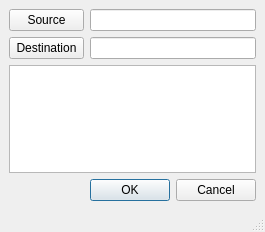
<?xml version="1.0" encoding="UTF-8"?>
<ui version="4.0">
 <class>wimport</class>
 <widget class="QMainWindow" name="wimport">
  <property name="geometry">
   <rect>
    <x>0</x>
    <y>0</y>
    <width>255</width>
    <height>232</height>
   </rect>
  </property>
  <property name="windowTitle">
   <string>Import Models</string>
  </property>
  <widget class="QWidget" name="centralwidget">
   <layout class="QGridLayout" name="gridLayout_2">
    <item row="0" column="0">
     <widget class="QPushButton" name="pb_source">
      <property name="minimumSize">
       <size>
        <width>0</width>
        <height>0</height>
       </size>
      </property>
      <property name="maximumSize">
       <size>
        <width>75</width>
        <height>16777215</height>
       </size>
      </property>
      <property name="text">
       <string>Source</string>
      </property>
     </widget>
    </item>
    <item row="0" column="1">
     <widget class="QLineEdit" name="le_source"/>
    </item>
    <item row="1" column="0">
     <widget class="QPushButton" name="pb_destination">
      <property name="minimumSize">
       <size>
        <width>0</width>
        <height>0</height>
       </size>
      </property>
      <property name="maximumSize">
       <size>
        <width>75</width>
        <height>16777215</height>
       </size>
      </property>
      <property name="text">
       <string>Destination</string>
      </property>
     </widget>
    </item>
    <item row="1" column="1">
     <widget class="QLineEdit" name="le_destination"/>
    </item>
    <item row="2" column="0" colspan="2">
     <layout class="QGridLayout" name="gridLayout">
      <item row="0" column="1">
       <widget class="QListWidget" name="lv_options"/>
      </item>
     </layout>
    </item>
    <item row="3" column="1">
     <widget class="QDialogButtonBox" name="buttonBox">
      <property name="standardButtons">
       <set>QDialogButtonBox::Cancel|QDialogButtonBox::Ok</set>
      </property>
     </widget>
    </item>
   </layout>
  </widget>
  <widget class="QMenuBar" name="menubar">
   <property name="geometry">
    <rect>
     <x>0</x>
     <y>0</y>
     <width>255</width>
     <height>22</height>
    </rect>
   </property>
  </widget>
  <widget class="QStatusBar" name="statusbar"/>
 </widget>
 <tabstops>
  <tabstop>pb_source</tabstop>
  <tabstop>pb_destination</tabstop>
  <tabstop>lv_options</tabstop>
  <tabstop>le_destination</tabstop>
  <tabstop>le_source</tabstop>
 </tabstops>
 <resources/>
 <connections/>
</ui>
